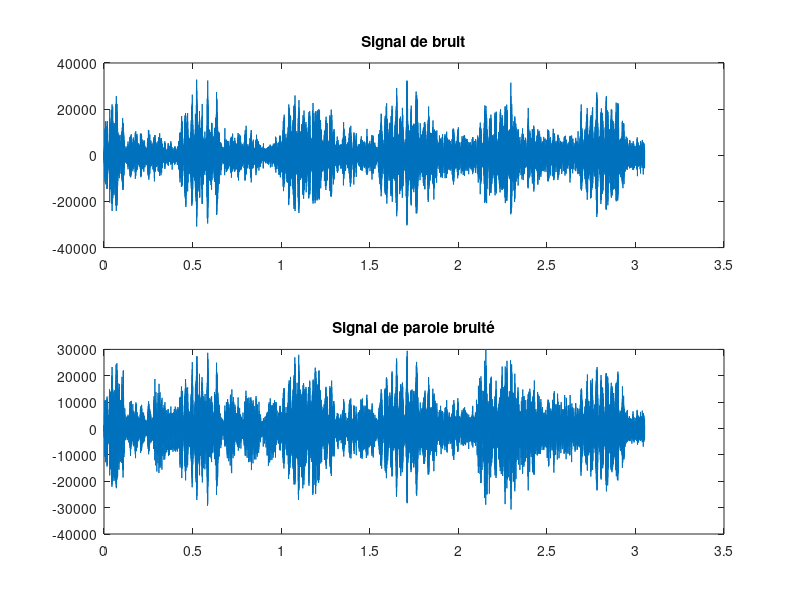

Write the MATLAB code that produced this figure. (Note: this script raises an error after producing the figure.)
clear all;
clc;


%% Initialisation

load("parole_bruitee.mat");
load("decticelle.mat");

Fe = 8192;
T = [1:length(d)]/Fe;

figure(1)
subplot(211), plot(T,x);
title("Signal de bruit");
subplot(212), plot(T,d);
title("Signal de parole bruité");


%% Algorithme LMS

P = 3;
wopt = [1, 1/2, 1/4].';
mu = 10^-10;


[e, w] = algo_LMS(x, d, P, mu);


figure(2);
subplot(411),
plot(e);
title("Signal d'erreur e_n");
legend("e_n");

subplot(412),
plot(w.');
title("Evolution des coefficients du filtre w_n au cours du temps");
legend("w_1","w_2","w_3");

subplot(413), 
plot(abs(w-wopt).');
title("Evolution de l’erreur sur les coefficients du filtre |w_n-w_{opt}|");
legend("|w_1-w_{opt}|","|w_2-w_{opt}|","|w_3-w_{opt}|");

subplot(414), 
plot(abs(w-wopt).^2.')
title("Evolution de la norme 2 au carré de l’erreur sur le filtre")
legend("|w_1-w_{opt}|^2","|w_2-w_{opt}|^2","|w_3-w_{opt}|^2");


%% Ecoutes algo LMS

soundsc(x, Fe), pause; % Ecoute signal bruit seul
soundsc(d, Fe), pause; % Ecoute signal de parole bruité
soundsc(e, Fe), pause; % Ecoute signal de parole débruité

%% Algo LMS avec le pas d'adaptation du pire cas


P = 3;
wopt = [1, 1/2, 1/4].';

alpha = 2;
mu = 2/(alpha*P*max(abs(x).^2));

[e, w] = algo_LMS(x, d, P, mu);


figure(2);
subplot(411),
plot(e);
title("Signal d'erreur e_n");
legend("e_n");

subplot(412),
plot(w.');
title("Evolution des coefficients du filtre w_n au cours du temps");
legend("w_1","w_2","w_3");

subplot(413), 
plot(abs(w-wopt).');
title("Evolution de l’erreur sur les coefficients du filtre |w_n-w_{opt}|");
legend("|w_1-w_{opt}|","|w_2-w_{opt}|","|w_3-w_{opt}|");

subplot(414), 
plot(abs(w-wopt).^2.')
title("Evolution de la norme 2 au carré de l’erreur sur le filtre")
legend("|w_1-w_{opt}|^2","|w_2-w_{opt}|^2","|w_3-w_{opt}|^2");


%% Algo LMS avec un pas d'adaptation décroissant

mu_init = 10^-9;
[e, w, mu] = algo_LMS_dec(x, d, P, mu_init);


figure(2);
subplot(511),
plot(e);
title("Signal d'erreur e_n");
legend("e_n");

subplot(512),
plot(w.');
title("Evolution des coefficients du filtre w_n au cours du temps");
legend("w_1","w_2","w_3");

subplot(513), 
plot(abs(w-wopt).');
title("Evolution de l’erreur sur les coefficients du filtre |w_n-w_{opt}|");
legend("|w_1-w_{opt}|","|w_2-w_{opt}|","|w_3-w_{opt}|");

subplot(514), 
plot(abs(w-wopt).^2.')
title("Evolution de la norme 2 au carré de l’erreur sur le filtre")
legend("|w_1-w_{opt}|^2","|w_2-w_{opt}|^2","|w_3-w_{opt}|^2");

subplot(515), plot(mu);
title("Evolution du pas d'adaptation mu");
legend("mu");

%% Algo LMS avec P = 2

P=2;
wopt = [1 1/2].';
mu = 10^-10;
[e, w] = algo_LMS(x, d, P, mu);

%% Algo LMS avec P = 5

P = 5;
wopt = [1 1/2 1/4 0 0].';
mu = 10^-10;
[e, w] = algo_LMS(x, d, P, mu);

%% Affichages

figure(3);
subplot(411),
plot(e);
title("Signal d'erreur e_n");
legend("e_n");

subplot(412),
plot(w.');
title("Evolution des coefficients du filtre w_n au cours du temps");
legend("w_1","w_2","w_3", "w_4", "w_5");

subplot(413), 
plot(abs(w-wopt).');
title("Evolution de l’erreur sur les coefficients du filtre |w_n-w_{opt}|");
legend("|w_1-w_{opt}|","|w_2-w_{opt}|","|w_3-w_{opt}|", "|w_4-w_{opt}|", "|w_5-w_{opt}|");

subplot(414), 
plot(abs(w-wopt).^2.')
title("Evolution de la norme 2 au carré de l’erreur sur le filtre")
legend("|w_1-w_{opt}|^2","|w_2-w_{opt}|^2","|w_3-w_{opt}|^2", "|w_4-w_{opt}|^2", "|w_5-w_{opt}|^2");

%% Algo RLS

P = 3;
delta = 0.01;
lambda = 1;
wopt = [1 1/2 1/4].';
[e,w] = algo_RLS(x, d, P, lambda, delta);


figure(2);
subplot(411),
plot(e);
title("Signal d'erreur e_n");
legend("e_n");

subplot(412),
plot(w.');
title("Evolution des coefficients du filtre w_n au cours du temps");
legend("w_1","w_2","w_3");

subplot(413), 
plot(abs(w-wopt).');
title("Evolution de l’erreur sur les coefficients du filtre |w_n-w_{opt}|");
legend("|w_1-w_{opt}|","|w_2-w_{opt}|","|w_3-w_{opt}|");

subplot(414), 
plot(abs(w-wopt).^2.')
title("Evolution de la norme 2 au carré de l’erreur sur le filtre")
legend("|w_1-w_{opt}|^2","|w_2-w_{opt}|^2","|w_3-w_{opt}|^2");

soundsc(e, Fe) % Ecoute signal de parole débruité

%% Filtrage optimal au sens des moindres carrés

P = 3;
rxx = xcorr(x, P-1);
rdx = xcorr(d,x,P-1);

Rxx = toeplitz(rxx(P:-1:1), rxx(P:1:2*P-1));
Rdx = toeplitz(rdx(P:-1:1), rdx(P:1:2*P-1));

w_LS = inv(conj(Rxx)) * Rdx;

